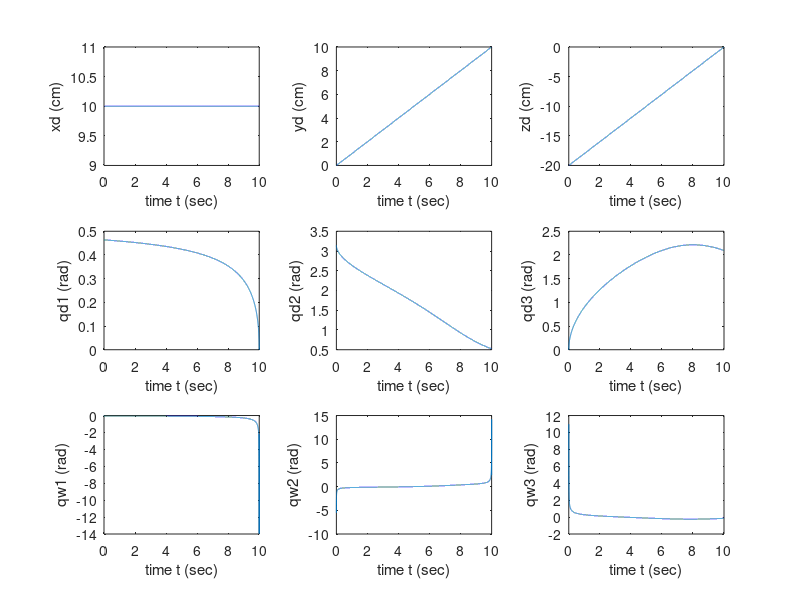
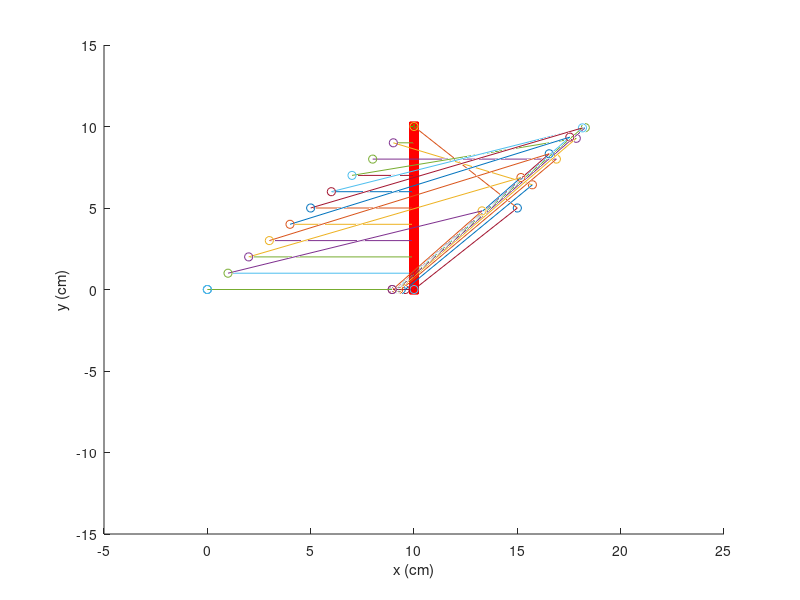

The MATLAB script that drew these images, in order:
%% *** Robot (kinematic) model parameters *** 
close all; 
l(1) = 10.0;  %% in cm 
l(2) = 10.0;  
l(3) = 10.0;

%% *** sampling period *** 
%% *** for the robot motion, kinematic simulation: 
dt = 0.001; %dt = 0.001; i.e. 1 msec)   

%% *** Create (or load from file) reference signals *** 
%% *** DESIRED MOTION PROFILE - TASK SPACE *** 
Tf=10.0; 	% 10sec duration of motion 
t=0:dt:Tf;  

%xd0,td0,yd1: initial/final end-point position --> desired task-space trajectory  
xd0 = 10.0;	
xd1 =  10.0; 
yd0 = 0; 
yd1 = 10.0;
zd0 = -20.0;
zd1 = 0;

% Example of desired trajectory : linear segment (x0,y0)-->(x1,y1); Time duration: Tf; 
disp('Initialising Desired Task-Space Trajectory (Motion Profile) ...'); %% 
disp(' ');   
xd(1) = xd0; 
yd(1) = yd0; 
zd(1) = zd0;

n = length(t);
vx = zeros(n,1);
vy = zeros(n,1);
vz = zeros(n,1);

vy(1) = 0; 
vz(1) = 0;
lambda_x = (xd1-xd0)/Tf; 
lambda_y = (yd1-yd0)/Tf;
lambda_z = (zd1 - zd0) / Tf;
kmax=Tf/dt + 1; 
for k=2:kmax   
   xd(k) = xd(k-1) + lambda_x*dt; 
   vx(k) = ( xd(k)-xd(k-1) ) / dt;
   yd(k) = yd(k-1) + lambda_y*dt;
   vy(k) = ( yd(k)-yd(k-1) ) / dt;
   zd(k) = zd(k-1) + lambda_z*dt;
   vz(k) = ( zd(k)-zd(k-1) ) / dt;
end  


%%%%%%%%%%%%%%%%%%%%%%%%%%%%%%%%%%%%%%%%%%%%%%%%%%%%%%%%%%%%%%%%% 
%% ****** KINEMATIC SIMULATION - Main loop ****** 
disp('Kinematic Simulation ...'); %% 
disp(' '); %%  

%% ***** INVESRE KINEMATICS  -->  DESIRED MOTION - JOINT SPACE ***** 
%% compute the reference joint-motion vectors: 
%% {qd(k,i), i=1,...,n (num of degrees of freedom), with k=1,..., kmax,} 
%% and reference joint (angular) velocities {qd_1(k,i)} 
rd2 = xd(:).^2 + yd(:).^2 + zd(:).^2; 
qd(:,3) = acos( (rd2(:)-l(2)^2-l(3)^2-l(1)^2)./(2*l(2)*l(3)) ); %% 1st solution: elbow down 	
%% or qd(:,2) = -acos( (rd2(:)-l(1)^2-l(2)^2)./(2*l(1)*l(2)) ); %% 2nd solution: elbow up 
s3 = sin(qd(:,3));
c3 = cos(qd(:,3));
qd(:,2) = 2*atan((l(2)+l(3)*c3 + sqrt(l(2)^2+l(3)^2+2*l(2)*l(3)*c3 - yd(:).^2)) ./ (l(3)*s3 + yd(:)));

s2 = sin(qd(:,2));
c2 = cos(qd(:,2));
c23 = cos(qd(:,2)+qd(:,3));
qd(:,1) = 2*atan((l(3)*c23 + l(2)*c2 + sqrt((l(2)*c23+l(2)*c2).^2+l(1)^2-yd(:).^2)) ./ (yd(:) + l(1)) );

%%inverse kinematics
s1 = sin(qd(:,1));
c1 = cos(qd(:,2));
qteleia(:,1) = (c1.*vx()+ vz.*s1) ./ (l(3)*c23+l(2)*c2)  ;

s23 = sin(qd(:,2)+qd(:,3));
a1 = l(3)*c23.*s1.*c23;
a2 = l(2).*s1.*c2.*c23;
a3 = l(1).*c1.*c23;
temp1 = (a1+a2+a3).*vx;
temp2 = c23.*(l(1).*s1 - l(3).*c1.*c23 - l(2).*c1.*c2).*vz;
temp3 = (l(3)*s3.*(l(3).*c23+l(2).*c2));
temp4 =  (s23.*vy) ./ (l(2)*s3);
qteleia(:,2) =((temp1 + temp2) ./ temp3) + temp4;

qteleia(:,3) = ((l(3)*s1.*c23+l(2)*s1.*c2+l(1)*c1).*vx + (l(3)*s23+l(2)*s2).*vy + (l(1)*s1 - l(3)*c1.*c23 - l(2)*c1.*c2).*vz)./ (-l(3)*l(2)*s3);
%% ***** FORWARD KINEMATICS  JOINT MOTION -->  CARTESIAN POSITIONS ***** 
%%(xd1, yd1, zd1) : cartesian position of the 2nd link's local reference frame 
xd1 = l(1)*cos(qd(:,1));   
yd1 = zeros(n,1);
zd1 = l(1)*sin(qd(:,1)); 
%%(xd2, yd2, zd1) : cartesian position of the 3d link's local reference frame 
xd2 = l(1)*cos( qd(:,1) ) + l(2)*cos( qd(:,1) ).*sin( qd(:,2) );   
yd2 = l(2)*sin ( qd(:,2) );
zd2 = l(1)*sin( qd(:,1) ) - l(2)*cos( qd(:,1) ).*cos( qd(:,2) );
%%(xd3, yd3) : cartesian position of the 3nd link's local reference frame
xd3 = l(3)*sin( qd(:,1) ).*cos( qd(:,2)+qd(:,3) ) + l(2)*sin( qd(:,1) ).*cos( qd(:,2) ) + l(1)*cos (qd(:,1) );
yd3 = l(3)*sin( qd(:,2)+qd(:,3) ) + l(2)*sin( qd(:,2) );
zd3 = -l(3)*cos( qd(:,1) ).*cos( qd(:,2)+qd(:,3) ) -  l(2)*cos( qd(:,1) ).*cos( qd(:,2) ) + l(1)*cos (qd(:,1) );
%%%%%%%%%%%%%%%%%%%%%%%%%%%%%%%%%%%%%%%%%%%%%%%%%%%%%%%%%%%%%%%%%%% 
%%%%%%%%%%%%%%%%%%%%%%%%%%%%%%%%%%%%%%%%%%%%%%%%%%%%%%%%%%%%%%%%%%%  


%% *** SAVE and PLOT output data *** %%** use functions plot(...)  
%%save; 
%% --> save data to 'matlab.mat' file   

fig1 = figure;  
subplot(3,3,1); 
plot(t,xd); 
ylabel('xd (cm)'); 
xlabel('time t (sec)');  

subplot(3,3,2); 
plot(t,yd); 
ylabel('yd (cm)'); 
xlabel('time t (sec)');  

subplot(3,3,3); 
plot(t,zd); 
ylabel('zd (cm)'); 
xlabel('time t (sec)');  

subplot(3,3,4); 
plot(t,qd(:,1)); 
ylabel('qd1 (rad)'); 
xlabel('time t (sec)');  

subplot(3,3,5); 
plot(t,qd(:,2)); 
ylabel('qd2 (rad)'); 
xlabel('time t (sec)');    

subplot(3,3,6); 
plot(t,qd(:,3)); 
ylabel('qd3 (rad)'); 
xlabel('time t (sec)'); 

subplot(3,3,7); 
plot(t,qteleia(:,1)); 
ylabel('qw1 (rad)'); 
xlabel('time t (sec)'); 

subplot(3,3,8); 
plot(t,qteleia(:,2)); 
ylabel('qw2 (rad)'); 
xlabel('time t (sec)'); 

subplot(3,3,9); 
plot(t,qteleia(:,3)); 
ylabel('qw3 (rad)'); 
xlabel('time t (sec)'); 
%%*** stick diagram --> animate robot motion ... (**optional**) 
%% within a for (or while) loop, use periodic plot(...) functions to draw the geometry (current pos)  
%% of the robot, and thus animate its motion ...  

fig2 = figure; 
axis([-5 25 -15 15]) %%set xyz plot axes (caution: square axes, i.e. dx=dy=dy) 
axis on 
hold on 
xlabel('x (cm)'); 
ylabel('y (cm)'); 
zlabel('z (cm)');
plot3(xd,yd,zd,'rs'); 
dtk=1000; %% plot robot position every dtk samples, to animate its motion 
plot3(0,0,0,'o'); 
hold on
for tk=1:dtk:kmax   %%% 
   pause(0.1);	%% pause motion to view successive robot configurations    			
   hold on
   plot3(xd1(tk),yd1(tk),zd1(tk),'o');    
   hold on 
   plot3([xd1(tk),xd2(tk)],[yd1(tk),yd2(tk)],[zd1(tk),zd2(tk)]);
   plot3(xd2(tk),yd2(tk),zd2(tk),'o'); 
   plot3([xd2(tk),xd3(tk)],[yd2(tk),yd3(tk)],[zd2(tk),zd3(tk)]);	
   plot3(xd3(tk),yd3(tk),zd3(tk),'o'); 
   plot3([xd3(tk),xd(tk)],[yd3(tk),yd(tk)],[zd3(tk),zd(tk)]);
   plot3(xd(tk), yd(tk), zd(tk), 'g+');  
end